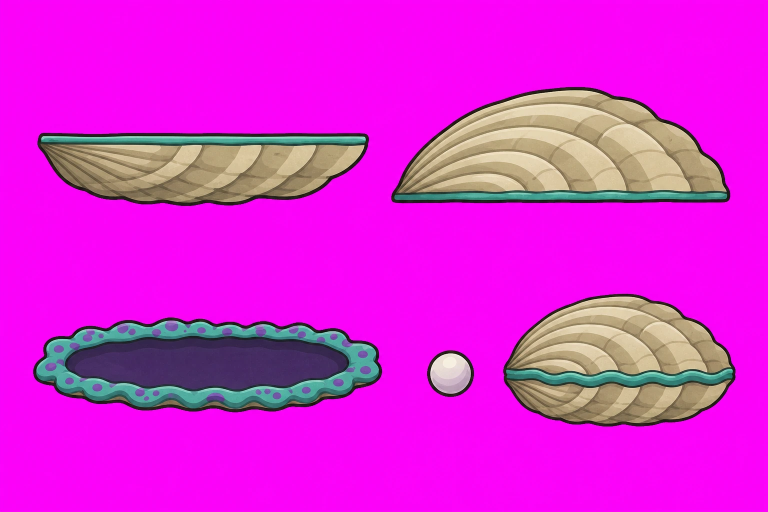
#> input picture octomancer-web/art-src/r3/gen01-gclam.webp, 1536 x 1024 px (shown at 1/2 size)
$ python export_r3_art.py
#> lines starting #> are read from the running program, lines starting #| are printed output that depends on the picture; after the words box and inside, x2 and y2 are one past the last pixel; in counts of white or black regions, pixels touching at a corner belong together
"""Round 3 art pass: build play/img/v2/sprites-r3.webp (one packed atlas) and play/js/sprite-atlas-r3.js (rects + anchors).

Paints the last code-drawn leftovers: the giant clam enemy (cup, lid, cavity, pearl: the lid still turns about the hinge in
code), the tentacle limb (Milan's own limb from Clamissaint frame 0025, unbent into a straight strip that the code bends
along its curve), juice droplets, ink-cloud puffs, the bomb (a volcanic nodule, cool and about-to-burst), the tutorial bomb
marker (a carved glyph), and the Ink Cloud and jar icons.

Sources:
  * Milan's Clamissaint frames in octomancer-web/harvest/Assets/Sprites/Animations/Clamissaint (the limb strip);
  * generated sheets, "generated, Milan style", in octomancer-web/art-src/r3/*.webp (openai-image-gen skill, gpt-image-2,
    quality medium, edit with a contact sheet of Milan's sprites; the API refuses transparent backgrounds, so they are on
    flat magenta (#FF00FF), keyed and despilled here, or on flat green (#00FF00) for the translucent ink, unmixed here).
Sized for DPR 2 at the game's desktop scale (144 device px per tile). Run from the repo root:
    python octomancer-web/tools/export_r3_art.py
"""
import json, os
import numpy as np
from PIL import Image

ROOT = os.path.normpath(os.path.join(os.path.dirname(__file__), '..', '..'))
HARV = os.path.join(ROOT, 'octomancer-web', 'harvest')
SRC = os.path.join(ROOT, 'octomancer-web', 'art-src', 'r3')
PLAY = os.path.join(ROOT, 'site', 'octomancer', 'play')


def key_magenta(path):
    """A generated sheet on flat magenta -> RGBA with the key removed, the soft rim darkened (no light halo), despilled."""
    im = np.asarray(Image.open(path).convert('RGB')).astype(np.float32)
    R, G, B = im[..., 0], im[..., 1], im[..., 2]
    m = np.minimum(R, B) - G
    alpha = 1 - np.clip((m - 70.0) / 130.0, 0, 1)
    spill = np.clip((m - 20) / 180, 0, 1)
    out = im.copy()
    cap = G + 20
    out[..., 0] = np.where(spill > 0, np.minimum(R, cap + (R - cap) * (1 - spill)), R)
    out[..., 2] = np.where(spill > 0, np.minimum(B, cap + (B - cap) * (1 - spill)), B)
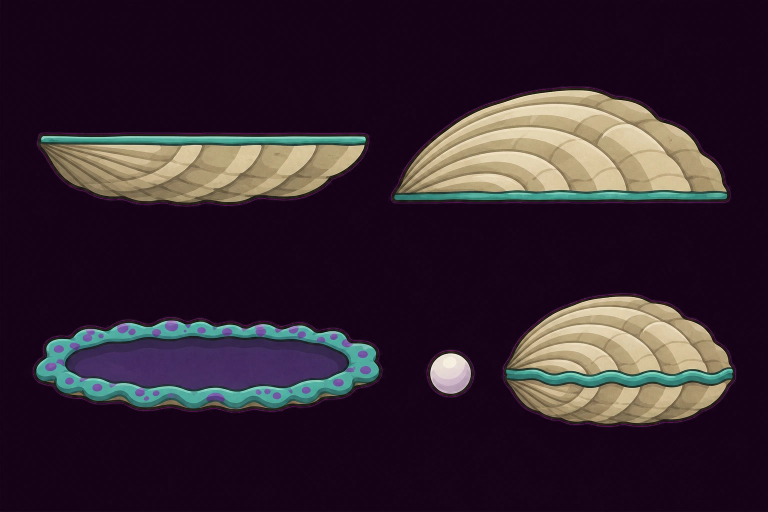
#> out: shape (1024, 1536, 3) float32 (shown at 1/2 size); mean R, G, B 52.2, 35.9, 47.7
    edge = (alpha > 0.02) & (alpha < 0.98)
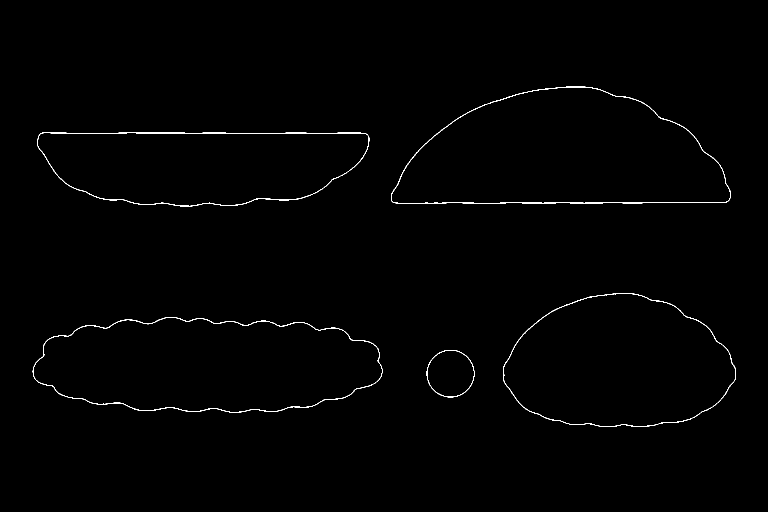
#> edge: shape (1024, 1536) bool (shown at 1/2 size); 0.59% white in thin lines or dots, all inside (x1, y1, x2, y2) = (65, 173, 1472, 854)
    out[edge] = out[edge] * 0.55
    return np.dstack([np.clip(out, 0, 255), alpha * 255]).astype(np.uint8)


# [15 lines left out: function unmix_green, not called in this run]


def crop(rgba, box, thr=8):
    img = Image.fromarray(rgba[box[1]:box[3], box[0]:box[2]], 'RGBA')
    a = img.getchannel('A').point(lambda v: 255 if v > thr else 0)
    return img.crop(a.getbbox())


def fit(img, w=None, h=None):
    k = (w / img.width) if w else (h / img.height)
    return img.resize((max(1, round(img.width * k)), max(1, round(img.height * k))), Image.LANCZOS)


# [9 lines left out: function tone, not called in this run]


S, META = {}, {}

# ---------------------------------------------------------------- giant clam (gen01): cup, lid, cavity, pearl
g1 = key_magenta(os.path.join(SRC, 'gen01-gclam.webp'))
cup = crop(g1, (40, 240, 760, 430))
#> in crop, `a = img.getchannel('A').point(lambda v: 255 if v > thr else 0)`: a: PIL image 720x190 L; 59% white; 1 black region, box (x1, y1, x2, y2) and area: (0, 0, 720, 190) 56105
lid = crop(g1, (760, 160, 1490, 420))
#> in crop (call 2), `a = img.getchannel('A').point(lambda v: 255 if v > thr else 0)`: a: PIL image 730x260 L; 62.1% white; 1 black region, box (x1, y1, x2, y2) and area: (0, 0, 730, 260) 71884
cav = crop(g1, (40, 610, 800, 840))
#> in crop (call 3), `a = img.getchannel('A').point(lambda v: 255 if v > thr else 0)`: a: PIL image 760x230 L; 60.6% white; 1 black region, box (x1, y1, x2, y2) and area: (0, 0, 760, 230) 68927
pearl = crop(g1, (830, 680, 970, 810))
#> call 4 of crop, with box = (830, 680, 970, 810), thr = 8
#> in crop (call 4), `img = Image.fromarray(rgba[box[1]:box[3], box[0]:box[2]], 'RGBA')`:
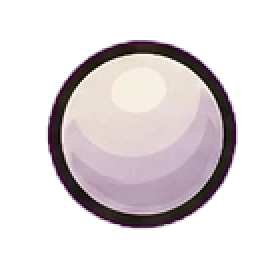
#> img: PIL image 140x130 RGBA (shown 2 times larger); mean R, G, B, A 79.8, 60.9, 75.2, 96.6; transparent parts drawn white
#> in crop (call 4), `a = img.getchannel('A').point(lambda v: 255 if v > thr else 0)`:
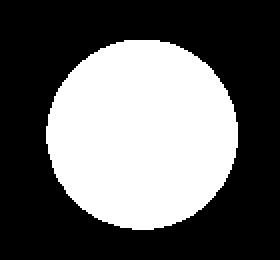
#> a: PIL image 140x130 L (shown 2 times larger); 39.2% white; 1 white region, box (x1, y1, x2, y2) and area: (23, 20, 119, 115) 7127


def rim_row(img, top):
    """The row (fraction of the height) through the middle of the teal mantle lip along the straight edge."""
    a = np.asarray(img).astype(np.int32)
    teal = (a[..., 1] > a[..., 0] + 30) & (a[..., 2] > a[..., 0] + 10) & (a[..., 3] > 200)
    rows = np.where(teal.sum(1) > img.width * 0.3)[0]
    r = rows[:len(rows) // 2 + 1].mean() if top else rows[len(rows) // 2:].mean()
    return round(float(r) / img.height, 4)


CLAM_W = 288   # 1.84 tiles (2 * RX) + outline at 144 px per tile, plus a little
S['gclamCup'] = fit(cup, w=CLAM_W)
S['gclamLid'] = fit(lid, w=CLAM_W)
S['gclamCavity'] = fit(cav, w=CLAM_W)
#> call 3 of fit, with w = 288
#> in fit (call 3), `return img.resize((max(1, round(img.width * k)), max(1, round(img.heig..`:
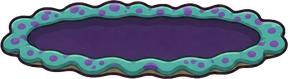
#> returned value: PIL image 288x79 RGBA; mean R, G, B, A 56.4, 67.8, 87, 199.5; transparent parts drawn white
S['gclamPearl'] = fit(pearl, w=56)
META['gclamCup'] = {'rimV': rim_row(S['gclamCup'], True)}
#> in rim_row, `teal = (a[..., 1] > a[..., 0] + 30) & (a[..., 2] > a[..., 0] + 10) & (..`:
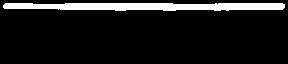
#> teal: shape (64, 288) bool; 10.1% white; 1 white region, box (x1, y1, x2, y2) and area: (3, 3, 285, 11) 1868
#> in rim_row, `rows = np.where(teal.sum(1) > img.width * 0.3)[0]`: rows = [3, 4, 5, 6, 7, 8, 9]
#> in rim_row, `r = rows[:len(rows) // 2 + 1].mean() if top else rows[len(rows) // 2:]..`: r = 4.5
META['gclamLid'] = {'rimV': rim_row(S['gclamLid'], False)}
#> call 2 of rim_row, with top = False
#> in rim_row (call 2), `teal = (a[..., 1] > a[..., 0] + 30) & (a[..., 2] > a[..., 0] + 10) & (..`:
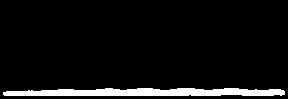
#> teal: shape (99, 288) bool; 6.4% white; 1 white region, box (x1, y1, x2, y2) and area: (3, 88, 285, 96) 1834
#> in rim_row (call 2), `rows = np.where(teal.sum(1) > img.width * 0.3)[0]`: rows = [89, 90, 91, 92, 93, 94, 95]
#> in rim_row (call 2), `r = rows[:len(rows) // 2 + 1].mean() if top else rows[len(rows) // 2:]..`: r = 93.5

# ---------------------------------------------------------------- tentacle limb (Milan, Clamissaint 0025, unbent)


def limb_strip():
#> (the run stopped early here; a loop or call above may not have finished)

$ run again, with octomancer-web/art-src/altar/gen01-altar.webp copied over octomancer-web/art-src/r3/gen01-gclam.webp
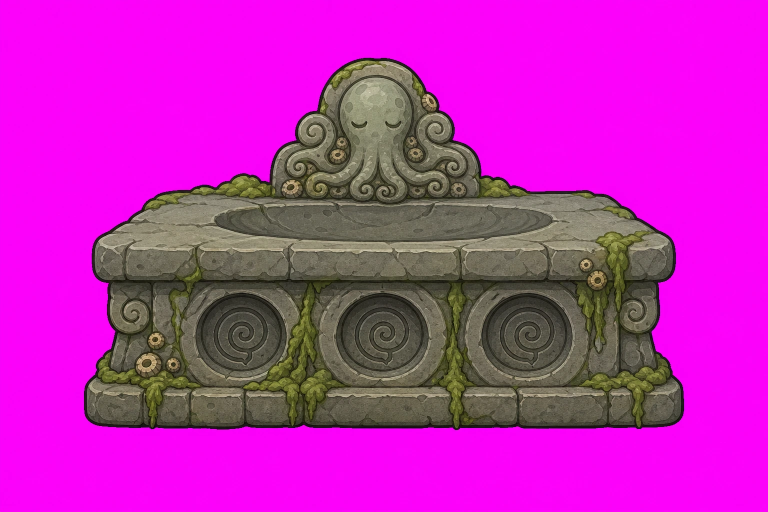
#> input picture octomancer-web/art-src/altar/gen01-altar.webp, 1536 x 1024 px (shown at 1/2 size)
#> in key_magenta, `edge = (alpha > 0.02) & (alpha < 0.98)`:
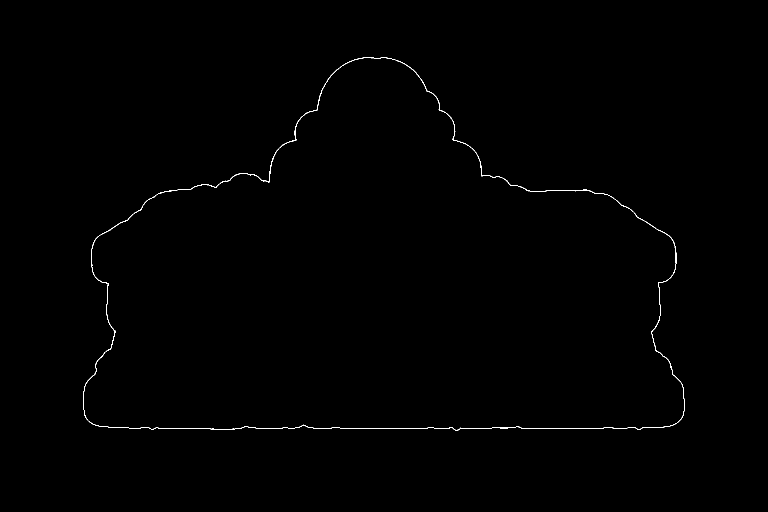
#> edge: shape (1024, 1536) bool (shown at 1/2 size); 0.31% white in thin lines or dots, all inside (x1, y1, x2, y2) = (167, 115, 1369, 861)
#> img: PIL image 730x260 RGBA
#> img: PIL image 760x230 RGBA
#> img: PIL image 140x130 RGBA
#> in fit (call 4), `return img.resize((max(1, round(img.width * k)), max(1, round(img.heig..`:
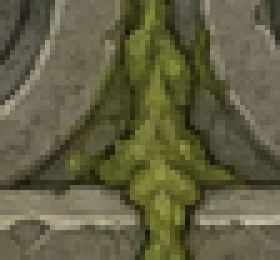
#> returned value: PIL image 56x52 RGBA (shown 5 times larger); mean R, G, B, A 97.2, 95, 65.9, 255
#> teal: shape (110, 288) bool; every value is 0
#> rows = empty array
#> r = nan
#> teal: shape (149, 288) bool; every value is 0
